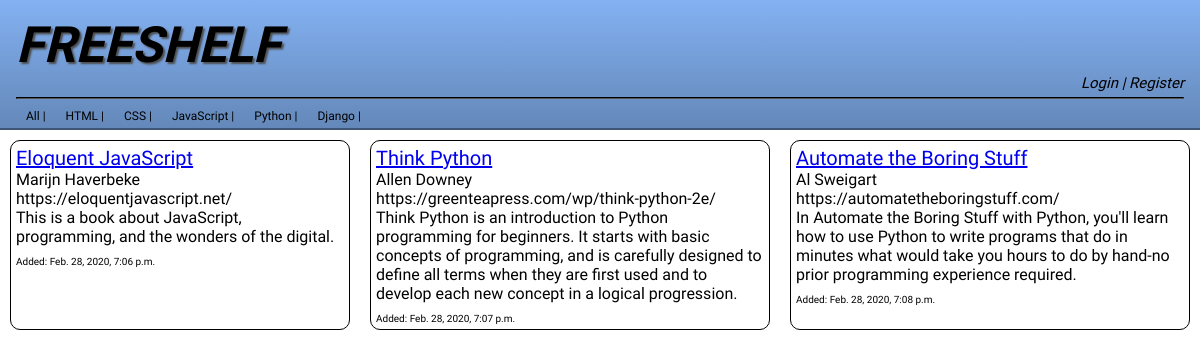
The page / on the database its author committed.
### core/models.py (models this page shows, shortened)
class Book(models.Model):
   title = models.CharField(max_length=80)
   author = models.CharField(max_length=30)
   description = models.TextField(max_length=None)
   date_added = models.DateTimeField(auto_now_add=True)
   url = models.URLField(max_length=200)

### core/views.py (the view)
# urls.py: path('', views.books_list, name = 'books-list'),
def books_list(request):
    books = Book.objects.all()
    return render(request, 'core/books_list.html', {'books': books})

### core/templates/core/books_list.html
{% extends 'base.html' %}
{% block content %}
<body class="books-body">
    {% for book in books %}
    <div class="book" id="{{book.pk}}">
        <a class="book-title" href="{%url 'books-detail' book.pk %}">{{book.title}}</a>
        <p class="book-author">{{book.author}}</p>
        <p class="book-url">{{book.url}}</p>
        <p class="book-description">{{book.description}}</p>
        <p class="timestamp">Added: {{book.date_added}}</p>
    </div>
    {% endfor %}
</body>
{% endblock %}

### core/static/style.css (style rules this page uses)
* { margin: 0; padding: 0; box-sizing: border-box; }
body { font-family: sans-serif; }
.book { border: 1px solid black; border-radius: 10px; margin: 10px; padding: 5px; max-width: 400px; font-family: 'PT Sans Narrow'; }
.book-title { font-family: 'Odibee Sans'; font-size: 20px; }
.timestamp { font-size: 10px; margin-top: 10px; }

### rows shown on the page
Book: title "Eloquent JavaScript", author "Marijn Haverbeke", url "https://eloquentjavascript.net/", description "This is a book about JavaScript, programming, and the wonders of the digital.", date_added "Feb. 28, 2020, 7:06 p.m."
Book: title "Think Python", author "Allen Downey", url "https://greenteapress.com/wp/think-python-2e/", description "Think Python is an introduction to Python programming for beginners. It starts with basic concepts of programming, and is carefully designed to define all terms when they are first used and to develop each new concept in a logical progression.", date_added "Feb. 28, 2020, 7:07 p.m."
Book: title "Automate the Boring Stuff", author "Al Sweigart", url "https://automatetheboringstuff.com/", description "In Automate the Boring Stuff with Python, you'll learn how to use Python to write programs that do in minutes what would take you hours to do by hand-no prior programming experience required.", date_added "Feb. 28, 2020, 7:08 p.m."
